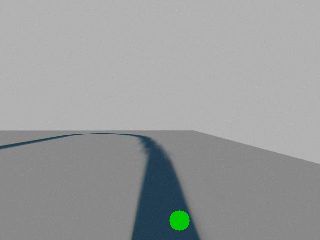
#> input picture src/enph353_ros_lab/Frames/frame117.png, 320 x 240 px, given in place of raw_video_feed.mp4, which was not available
$ python LineTracker.py
#> lines starting #> are read from the running program, lines starting #| are printed output that depends on the picture; after the words box and inside, x2 and y2 are one past the last pixel; in counts of white or black regions, pixels touching at a corner belong together; pictures that were not available may be replaced by others from this repository, and a replacement may not be noted
#> further down, frame is the input picture: shape (240, 320, 3); mean B, G, R 156, 155.9, 153.7
# This is now mostly a reference document for code which
# may be useful for the major ROS project
# Likely fineLine is useful, along with the code
# which saves video images to Frames directory

import cv2

def findLine(image, height, width):
#> called with height = 240, width = 320
    crop_img = image[height-100:height, 0:width]
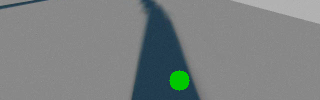
#> crop_img: shape (100, 320, 3); mean B, G, R 129.1, 128.9, 123.7
    # Grayscale
    gray = cv2.cvtColor(crop_img, cv2.COLOR_BGR2GRAY)
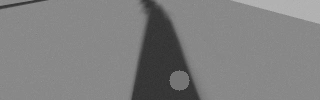
#> gray: shape (100, 320); min 45, max 184, mean 127.4
    # Gaussian blur
    blur = cv2.GaussianBlur(gray, (5, 5), 0)
    # Colour thresh
    ret, thresh = cv2.threshold(blur, 100, 255, cv2.THRESH_BINARY_INV)
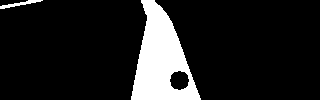
#> thresh: shape (100, 320); 12.7% white; 2 white regions, box (x1, y1, x2, y2) and area: (131, 0, 201, 100) 3924, (0, 0, 43, 9) 129

    # Get center of mass
    M = cv2.moments(thresh)
#> M = moments, m00 1033515, centre m10/m00, m01/m00 = (156, 57.74)
    try:
        cX = int(M["m10"]/M["m00"])
#> cX = 155
        cY = int(M["m01"]/M["m00"])
#> cY = 57
    except:
        print("ahhhhhhhh")
        cX = 0
        cY = 0

    return (cX, cY)


# Set an image name for each frame and an frame number
frameNum = 0
imgName = "frame" + str(frameNum) + ".png"

# Create VideoCapture object for frame iteration and find frame dimensions
cap = cv2.VideoCapture('src/enph353_ros_lab/media/video/raw_video_feed.mp4')
w = int(cap.get(3))  # Width in pixels, float
h = int(cap.get(4))  # Height in pixels, float

# Iterate on frames
while cap.isOpened():
    ret, frame = cap.read()

    # If frame is read correctly ret is True
    if not ret:
        print("Can't receive frame (stream end?). Exiting ...")
        break

    # Find coordinates of center of line
    center = findLine(frame, h, w)
#> center = (155, 57)
    xPos = center[0]
#> xPos = 155
    yPos = center[1]
#> yPos = 57

    # Place white circle on center of line at bottom and show the frame
    cv2.circle(frame, (int(xPos), int(h-20)), 10, (0, 200, 0), -1)
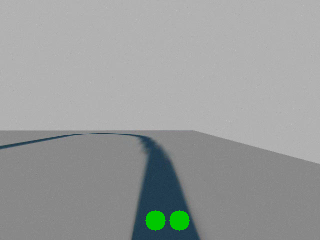
#> frame: shape (240, 320, 3); 0.41% of pixels changed, all inside (x1, y1, x2, y2) = (145, 210, 166, 231)
    cv2.imshow('frame', frame)

    # Can quit playback with q
    if cv2.waitKey(1) == ord('q'):
#> (key q is pressed here)
        break

    # Save frame as image in /Frames and update img name for next frame
    status = cv2.imwrite("Frames/" + imgName, frame)
    imgName = imgName.replace(str(frameNum), str(frameNum + 1))
    frameNum += 1

# To see image matrix format
print("frame")
print(frame)
#> (printed output is left out)

# End video capture and playback
cap.release()
cv2.destroyAllWindows()
